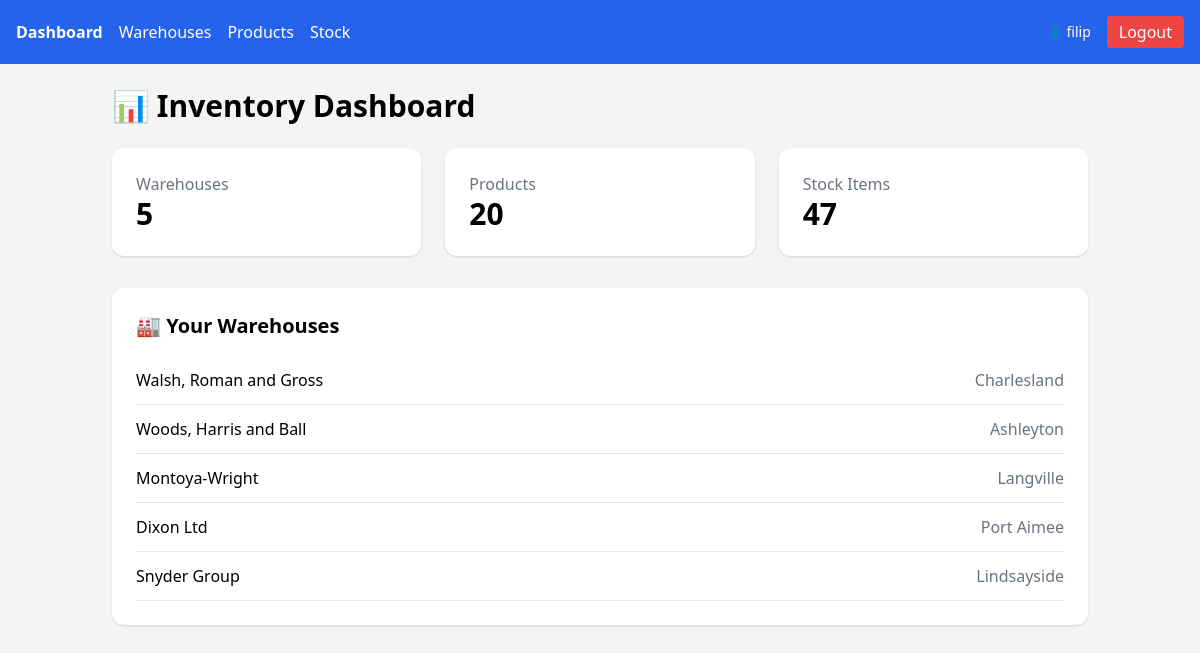
The app's page / (signed in) with its own data.
### main/models.py (models this page shows, shortened)
class Warehouse(models.Model):
    name = models.CharField(max_length=100)
    location = models.CharField(max_length=200)
    capacity = models.IntegerField()

### main/views.py (the view)
# urls.py: path('', views.homepage, name='homepage'),
@login_required
def homepage(request):
    warehouses = Warehouse.objects.all()
    products_count = Product.objects.count()
    stock_count = StockItem.objects.count()
    context = {
        "warehouses": warehouses,
        "products_count": products_count,
        "stock_count": stock_count,
    }
    return render(request, "main/dashboard.html", context)

### main/templates/main/dashboard.html
{% extends "base.html" %}
{% block content %}
<h1 class="text-3xl font-bold mb-6">
    📊 Inventory Dashboard
</h1>
<div class="grid grid-cols-1 md:grid-cols-3 gap-6 mb-8">
    <div class="bg-white rounded-xl shadow p-6">
        <p class="text-gray-500">Warehouses</p>
        <p class="text-3xl font-bold">{{ warehouses|length }}</p>
    </div>
    <div class="bg-white rounded-xl shadow p-6">
        <p class="text-gray-500">Products</p>
        <p class="text-3xl font-bold">{{ products_count }}</p>
    </div>
    <div class="bg-white rounded-xl shadow p-6">
        <p class="text-gray-500">Stock Items</p>
        <p class="text-3xl font-bold">{{ stock_count }}</p>
    </div>
</div>
<div class="bg-white rounded-xl shadow p-6">
    <h2 class="text-xl font-semibold mb-4">🏭 Your Warehouses</h2>
    {% for w in warehouses %}
        <div class="border-b py-3 flex justify-between">
            <span class="font-medium">{{ w.name }}</span>
            <span class="text-gray-500">{{ w.location }}</span>
        </div>
    {% empty %}
        <p class="text-gray-500">No warehouses yet.</p>
    {% endfor %}
</div>
{% endblock %}

### main/templates/base.html (shortened to what this page needs)
<!DOCTYPE html>
<html lang="en">
<head>
    <script src="https://cdn.tailwindcss.com"></script>
</head>
<body class="bg-gray-100">
{% block navbar %}
<nav class="bg-blue-600 text-white p-4 flex justify-between items-center">
    <div class="flex gap-4">
        <a href="/" class="font-bold">Dashboard</a>
        <a href="/warehouses/">Warehouses</a>
        <a href="/products/">Products</a>
        <a href="/stock/">Stock</a>
    </div>
    <div class="flex gap-4 items-center">
        {% if user.is_authenticated %}
            <span class="text-sm font-medium">
                👤 {{ user.username }}
            </span>
            <form method="post" action="{% url 'logout' %}">
                <button class="bg-red-500 hover:bg-red-600 px-3 py-1 rounded text-white">
                    Logout
                </button>
            </form>
        {% else %}
            <a href="{% url 'login' %}" class="font-medium">Login</a>
            <a href="{% url 'main:register' %}" class="font-medium">Register</a>
        {% endif %}
    </div>
</nav>
{% endblock %}
<div class="container mx-auto p-6">
    {% block content %}
    {% endblock %}
</div>
</body>
</html>

### records on screen
Warehouse: name "Walsh, Roman and Gross", location "Charlesland"
Warehouse: name "Woods, Harris and Ball", location "Ashleyton"
Warehouse: name "Montoya-Wright", location "Langville"
Warehouse: name "Dixon Ltd", location "Port Aimee"
Warehouse: name "Snyder Group", location "Lindsayside"

### other values on screen
{{ user.username }} "filip"
{{ warehouses|length }} "5"
{{ products_count }} "20"
{{ stock_count }} "47"
